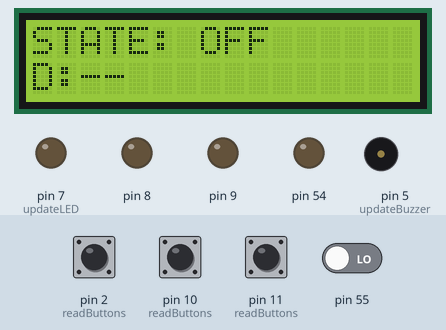
A sketch run on a simulated Arduino Mega 2560, built with avr-gcc and run on an emulated ATmega2560. Parts: 16×2 character LCD, output pins drawn as LEDs (lit = HIGH), buzzer (waves = sounding, pin HIGH). Wiring (inferred from the names in the program): character LCD (HD44780): RS pin 22; E pin 23; data pin 24, pin 25, pin 26, pin 27. Dashed ring = blinking. The test bench sets the inputs (shaded band); at power-on: pin 2 (readButtons), pin 10 (readButtons), pin 11 (readButtons) HIGH, pin 55 LOW. Pins used as bus, display or sensor lines are not drawn; what the sketch prints to the serial monitor is not drawn.

Above: at 1.6 s.
1.7 s: pin 2 (readButtons) pulled LOW for 0.15 s
At 2.5 s:
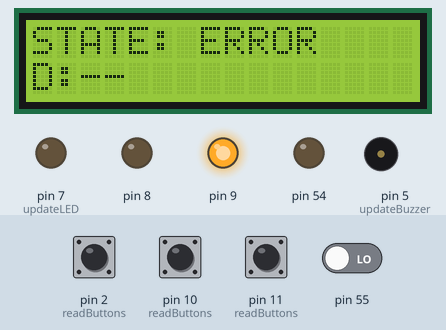
3.5 s: pin 10 (readButtons) pulled LOW for 0.15 s
At 4.01 s:
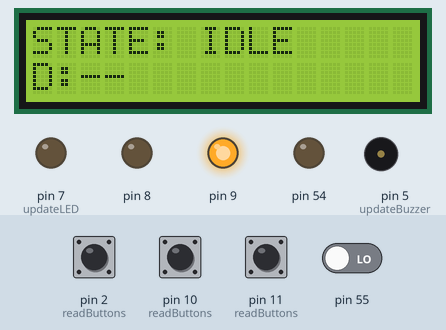
5.6 s: pin 11 (readButtons) pulled LOW for 0.15 s
At 5.71 s:
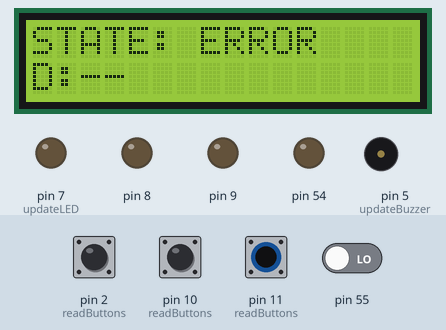
7.2 s: pin 2 (readButtons) pulled LOW for 1 s
At 7.33 s:
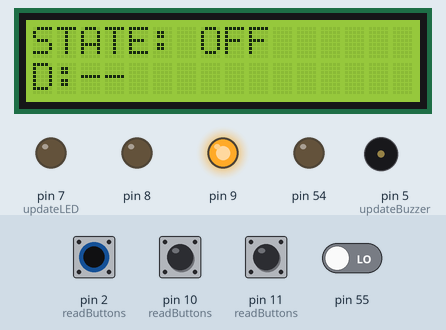
9.7 s: pin 10 (readButtons) pulled LOW for 1 s
At 9.92 s:
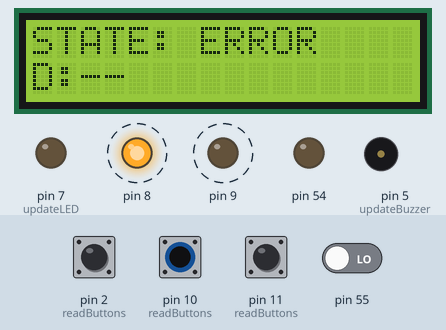
12.2 s: pin 11 (readButtons) pulled LOW for 1 s
At 13.7 s:
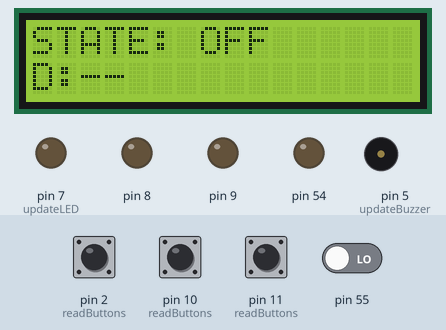
Timing chart, 0 to 15.2 s (numbered marks = the images above; inputs shaded):
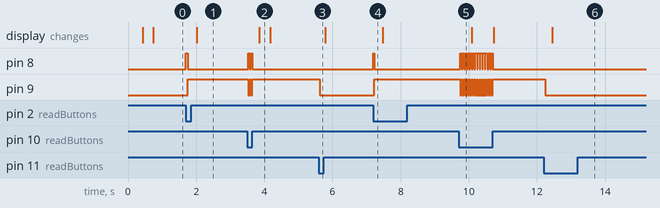

Measured:
- after the input at 1.7 s, pin 8: LOW → HIGH at once, → LOW 0.05 s later; pin 9: LOW → HIGH after 0.05 s; the display: changes after 0.32 s (image 1)
- after the input at 3.5 s, pin 8: alternates HIGH for 0.05 s and LOW for 0.02 s, 4 changes in all, then stays LOW, starting at once; pin 9: alternates HIGH for 0.02 s and LOW for 0.05 s, 4 changes in all, then stays HIGH, starting at once; the display: changes after 0.35 s (image 2)
- after the input at 5.6 s, pin 9: HIGH → LOW at once
- after the input at 7.2 s, pin 8: LOW → HIGH at once, → LOW 0.02 s later; pin 9: LOW → HIGH at once
- after the input at 9.7 s, pin 8: alternates HIGH for 0.05 s and LOW for 0.02 s, 26 changes in all, then stays LOW, starting at once; pin 9: alternates HIGH for 0.02 s and LOW for 0.05 s, 26 changes in all, then stays HIGH, starting at once
- after the input at 12.2 s, pin 9: HIGH → LOW after 0.05 s; the display: changes after 0.25 s (image 6)

The sketch:

projectFinalv3.ino
```cpp
#include <avr/io.h>
#include <avr/interrupt.h>

// ================= STATE =================
enum State { Off, Idle, Active, Error };
volatile State currentState = Off;

// ================= TIME =================
volatile unsigned long ms = 0;

// ================= INPUTS =================
bool resetButton, offButton, onButton;

// ================= SENSOR =================
int distance = -1;
int lastValidDistance = 0;
int invalidCount = 0;

// ================= LCD =================
#define LCD_RS (1 << PA0)
#define LCD_E  (1 << PA1)
#define LCD_D4 (1 << PA2)
#define LCD_D5 (1 << PA3)
#define LCD_D6 (1 << PA4)
#define LCD_D7 (1 << PA5)

// ================= UART =================
#define F_CPU 16000000UL
#define TBE 0x20

volatile unsigned char *myUCSR0A = (unsigned char*)0x00C0;
volatile unsigned char *myUCSR0B = (unsigned char*)0x00C1;
volatile unsigned char *myUCSR0C = (unsigned char*)0x00C2;
volatile unsigned int  *myUBRR0  = (unsigned int*)0x00C4;
volatile unsigned char *myUDR0   = (unsigned char*)0x00C6;

// ================= TIMER =================
ISR(TIMER1_COMPA_vect)
{
  ms++;
}

// ================= UART =================
void uartInit(unsigned long baud)
{
  unsigned int ubrr = (F_CPU / 16 / baud) - 1;

  *myUCSR0A = 0x00;
  *myUCSR0B = (1 << 3) | (1 << 4);
  *myUCSR0C = (1 << 1) | (1 << 2);
  *myUBRR0  = ubrr;
}

void uartWrite(char c)
{
  while(!(*myUCSR0A & TBE));
  *myUDR0 = c;
}

void uartPrint(const char *s)
{
  while(*s)
    uartWrite(*s++);
}

void uartPrintInt(int n)
{
  char buf[10];
  int i = 0;

  if(n == 0)
  {
    uartWrite('0');
    return;
  }

  if(n < 0)
  {
    uartWrite('-');
    n = -n;
  }

  while(n > 0)
  {
    buf[i++] = (n % 10) + '0';
    n /= 10;
  }

  while(i--)
    uartWrite(buf[i]);
}

// ================= LCD LOW LEVEL =================
void tinyDelay()
{
  for(volatile int i = 0; i < 40; i++);
}

void lcdPulse()
{
  PORTA |= LCD_E;
  tinyDelay();
  PORTA &= ~LCD_E;
  tinyDelay();
}

void lcdSendNibble(unsigned char data)
{
  PORTA &= ~(LCD_D4 | LCD_D5 | LCD_D6 | LCD_D7);

  if(data & 1) PORTA |= LCD_D4;
  if(data & 2) PORTA |= LCD_D5;
  if(data & 4) PORTA |= LCD_D6;
  if(data & 8) PORTA |= LCD_D7;

  lcdPulse();
}

void lcdCmd(unsigned char cmd)
{
  PORTA &= ~LCD_RS;
  lcdSendNibble(cmd >> 4);
  lcdSendNibble(cmd & 0x0F);
}

void lcdData(unsigned char d)
{
  PORTA |= LCD_RS;
  lcdSendNibble(d >> 4);
  lcdSendNibble(d & 0x0F);
}

void lcdPrint(const char *s)
{
  while(*s)
    lcdData(*s++);
}

void lcdInit()
{
  DDRA |= LCD_RS | LCD_E | LCD_D4 | LCD_D5 | LCD_D6 | LCD_D7;

  for(volatile long i = 0; i < 200000; i++);

  lcdCmd(0x33);
  lcdCmd(0x32);
  lcdCmd(0x28);
  lcdCmd(0x0C);
  lcdCmd(0x06);
  lcdCmd(0x01);
}

void lcdSetCursor(int r, int c)
{
  lcdCmd((r == 0 ? 0x80 : 0xC0) + c);
}

void lcdPrintInt(int n)
{
  char b[10];
  int i = 0;

  if(n == 0)
  {
    lcdData('0');
    return;
  }

  while(n > 0)
  {
    b[i++] = (n % 10) + '0';
    n /= 10;
  }

  while(i--)
    lcdData(b[i]);
}

// ================= SENSOR =================
int readDistance()
{
  unsigned long echo = 0;
  unsigned long timeout = 0;

  PORTF &= ~(1 << PF0);
  tinyDelay();
  PORTF |= (1 << PF0);
  tinyDelay();
  PORTF &= ~(1 << PF0);

  while(!(PINF & (1 << PF1)) && timeout++ < 30000);
  if(timeout >= 30000)
    return -1;

  while((PINF & (1 << PF1)) && echo++ < 30000);

  return echo / 58;
}

// ================= BUTTONS =================
void readButtons()
{
  resetButton = !(PINB & (1 << PB4));
  offButton   = !(PINB & (1 << PB5));
  onButton    = !(PINE & (1 << PE4));
}

// ================= STATE MACHINE =================
void updateState()
{
  if(offButton)
  {
    currentState = Off;
    return;
  }

  if(currentState == Off)
  {
    if(onButton)
      currentState = Idle;
    return;
  }

  if(currentState == Error)
  {
    if(resetButton)
    {
      currentState = Idle;
      invalidCount = 0;
    }
    return;
  }

  if(distance == -1)
  {
    invalidCount++;

    if(invalidCount > 2)
      currentState = Error;

    return;
  }

  if(lastValidDistance < 90)
    currentState = Active;
  else
    currentState = Idle;
}

// ================= LED =================
void updateLED()
{
  unsigned char s = 0;

  if(currentState == Idle)
    s = (1 << PH5);

  if(currentState == Active)
    s = (1 << PH4);

  if(currentState == Error)
    s = (1 << PH6);

  PORTH = (PORTH & ~((1<<PH4)|(1<<PH5)|(1<<PH6))) | s;
}

// ================= BUZZER =================
void updateBuzzer()
{
  static unsigned long prev = 0;
  static int state = 0;

  if(currentState != Active)
  {
    PORTE &= ~(1 << PE3);
    return;
  }

  int interval =
    (lastValidDistance < 20) ? 50 :
    (lastValidDistance < 50) ? 150 : 400;

  if(ms - prev >= interval)
  {
    prev = ms;
    state = !state;

    if(state)
      PORTE |= (1 << PE3);
    else
      PORTE &= ~(1 << PE3);
  }
}

// ================= LCD =================
void updateLCD()
{
  static unsigned long prev = 0;

  if(ms - prev < 300)
    return;

  prev = ms;

  lcdCmd(0x01);

  lcdSetCursor(0,0);

  if(currentState == Off)
    lcdPrint("STATE: OFF");
  else if(currentState == Idle)
    lcdPrint("STATE: IDLE");
  else if(currentState == Active)
    lcdPrint("STATE: ACTIVE");
  else
    lcdPrint("STATE: ERROR");

  lcdSetCursor(1,0);
  lcdPrint("D:");

  if(currentState == Active)
    lcdPrintInt(lastValidDistance);
  else
    lcdPrint("--");
}

// ================= LOG =================
unsigned long getSeconds()
{
  return ms / 1000;
}

void logSystem()
{
  static unsigned long last = 0;

  if(ms - last < 1000)
    return;

  last = ms;

  uartPrint("T:");
  uartPrintInt(getSeconds());
  uartPrint(" | ");

  if(currentState == Off) uartPrint("OFF");
  else if(currentState == Idle) uartPrint("IDLE");
  else if(currentState == Active) uartPrint("ACTIVE");
  else uartPrint("ERROR");

  uartPrint(" | D:");
  uartPrintInt(lastValidDistance);
  uartPrint("\r\n");
}

// ================= SETUP =================
void setup()
{
  uartInit(9600);
  lcdInit();

  DDRF |= (1 << PF0);
  DDRF &= ~(1 << PF1);

  DDRB &= ~((1<<PB4)|(1<<PB5));
  PORTB |= (1<<PB4)|(1<<PB5);

  DDRE &= ~(1<<PE4);
  PORTE |= (1<<PE4);

  DDRH |= (1<<PH4)|(1<<PH5)|(1<<PH6);
  DDRE |= (1<<PE3);

  TCCR1A = 0;
  TCCR1B = (1<<WGM12)|(1<<CS11)|(1<<CS10);
  OCR1A = 249;
  TIMSK1 |= (1<<OCIE1A);

  sei();

  currentState = Off;
}

// ================= LOOP =================
void loop()
{
  readButtons();

  if(currentState != Off)
  {
    distance = readDistance();

    if(distance == -1)
    {
      invalidCount++;

      if(invalidCount > 3)
        currentState = Error;
    }
    else
    {
      invalidCount = 0;
      lastValidDistance = distance;
    }
  }

  updateState();
  updateLED();
  updateBuzzer();
  updateLCD();
  logSystem();
}
```
